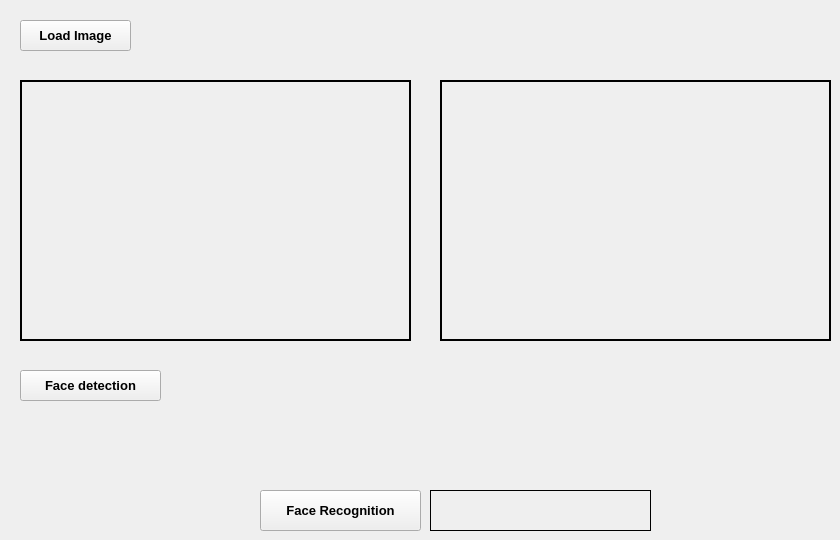
      <widget class="QWidget" name="tab_8">
       <attribute name="title">
        <string>Face Recognition</string>
       </attribute>
       <widget class="QLabel" name="rec_img_1">
        <property name="geometry">
         <rect>
          <x>20</x>
          <y>80</y>
          <width>391</width>
          <height>261</height>
         </rect>
        </property>
        <property name="frameShape">
         <enum>QFrame::WinPanel</enum>
        </property>
        <property name="text">
         <string/>
        </property>
        <property name="scaledContents">
         <bool>true</bool>
        </property>
       </widget>
       <widget class="QLabel" name="rec_img_2">
        <property name="geometry">
         <rect>
          <x>440</x>
          <y>80</y>
          <width>391</width>
          <height>261</height>
         </rect>
        </property>
        <property name="font">
         <font>
          <pointsize>15</pointsize>
          <weight>75</weight>
          <bold>true</bold>
         </font>
        </property>
        <property name="frameShape">
         <enum>QFrame::WinPanel</enum>
        </property>
        <property name="text">
         <string/>
        </property>
        <property name="scaledContents">
         <bool>true</bool>
        </property>
        <property name="alignment">
         <set>Qt::AlignCenter</set>
        </property>
       </widget>
       <widget class="QPushButton" name="rec_load_btn">
        <property name="geometry">
         <rect>
          <x>20</x>
          <y>20</y>
          <width>111</width>
          <height>31</height>
         </rect>
        </property>
        <property name="font">
         <font>
          <pointsize>10</pointsize>
          <weight>75</weight>
          <bold>true</bold>
         </font>
        </property>
        <property name="text">
         <string>Load Image</string>
        </property>
       </widget>
       <widget class="QPushButton" name="dec_btn">
        <property name="geometry">
         <rect>
          <x>20</x>
          <y>370</y>
          <width>141</width>
          <height>31</height>
         </rect>
        </property>
        <property name="font">
         <font>
          <pointsize>10</pointsize>
          <weight>75</weight>
          <bold>true</bold>
         </font>
        </property>
        <property name="text">
         <string>Face detection</string>
        </property>
       </widget>
       <widget class="QLabel" name="result_btn">
        <property name="geometry">
         <rect>
          <x>430</x>
          <y>490</y>
          <width>221</width>
          <height>41</height>
         </rect>
        </property>
        <property name="font">
         <font>
          <pointsize>12</pointsize>
          <weight>75</weight>
          <bold>true</bold>
         </font>
        </property>
        <property name="frameShape">
         <enum>QFrame::Box</enum>
        </property>
        <property name="text">
         <string/>
        </property>
        <property name="alignment">
         <set>Qt::AlignCenter</set>
        </property>
       </widget>
       <widget class="QPushButton" name="rec_btn">
        <property name="geometry">
         <rect>
          <x>260</x>
          <y>490</y>
          <width>161</width>
          <height>41</height>
         </rect>
        </property>
        <property name="font">
         <font>
          <pointsize>10</pointsize>
          <weight>75</weight>
          <bold>true</bold>
         </font>
        </property>
        <property name="text">
         <string>Face Recognition</string>
        </property>
       </widget>
      </widget>
